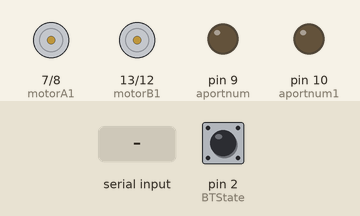
The sketch below on a simulated Arduino Uno, built with avr-gcc and run on an emulated ATmega328P. On the bench: motor-driver pin pairs drawn as motors (green arrow = first pin HIGH = forward, orange = second pin HIGH = backward, longer = more drive), output pins drawn as LEDs (lit = HIGH). Inputs (shaded band) come from the test bench; at power-on: pin 2 (BTState) HIGH.

Above: at 1.2 s.
1.3 s: "F" received over Serial
At 2.0 s:
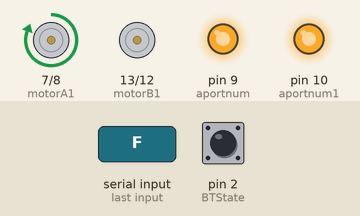
2.8 s: "G" received over Serial
At 3.2 s:
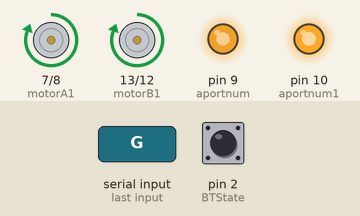
4.3 s: "I" received over Serial
At 5.5 s:
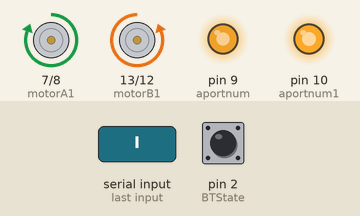
5.8 s: "B" received over Serial
At 6.7 s:
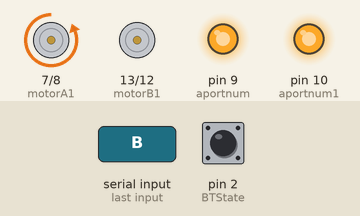
7.3 s: "H" received over Serial
At 7.8 s:
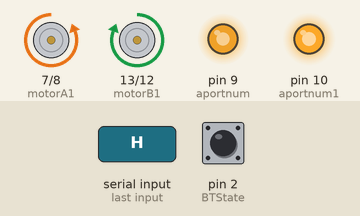
8.8 s: "J" received over Serial
At 10.2 s:
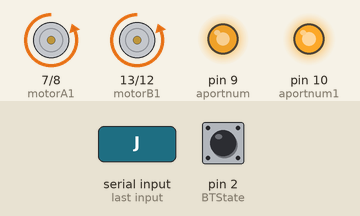
Timing chart, 0 to 11.3 s (numbered marks = the images above; inputs shaded):
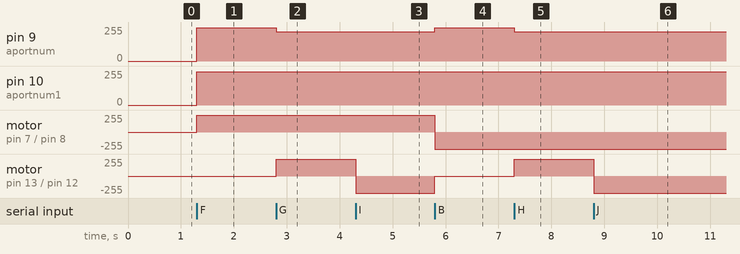

The sketch:

Project-in-C.ino
```cpp
//  forward=7 backward=8 apportnum=9 left=13 right12 apportnum1=10

  int motorA1  = 7;  // Pin  2 of L293
  int motorA2  = 8;  // Pin  7 of L293
  int motorB1  = 13; // Pin 10 of L293
  int motorB2  = 12;  // Pin 14 of L293
  int BTState = 2;
  int state;
  int vspeed=220;     // Default speed, from 0 to 255
  int aportnum=9;
  int aportnum1=10;
  int fullspeed=250;

void setup() {
    // Set pins as outputs:
    pinMode(motorA1, OUTPUT);
    pinMode(motorA2, OUTPUT);
    pinMode(motorB1, OUTPUT);
    pinMode(motorB2, OUTPUT);
    pinMode(aportnum,OUTPUT);
    pinMode(aportnum1,OUTPUT);
    pinMode(BTState, INPUT);
    // Initialize serial communication at 9600 bits per second:
    Serial.begin(9600);
}

void loop() {
 //Stop car when connection lost or bluetooth disconnected
     if(digitalRead(BTState)==LOW) { state='S'; }

  //Save income data to variable 'state'
    if(Serial.available() > 0)
    {
      state = Serial.read();
    }

  /***********************Forward****************************/
  //If state is equal with letter 'F', car will go forward!
    if (state == 'F')
    {
      analogWrite(aportnum,fullspeed);
      analogWrite(aportnum1,fullspeed);
      digitalWrite(motorB1, LOW);
      digitalWrite(motorB2, LOW);
      digitalWrite(motorA2, LOW);
      digitalWrite(motorA1, HIGH);
    }
  /**********************Forward Left************************/
  //If state is equal with letter 'G', car will go forward left
    else if (state == 'G')
    {
      analogWrite(aportnum,vspeed);
      analogWrite(aportnum1,fullspeed);
      digitalWrite(motorA2, LOW);
      digitalWrite(motorA1, HIGH);
      digitalWrite(motorB2, LOW);
      digitalWrite(motorB1, HIGH);
    }
  /**********************Forward Right************************/
  //If state is equal with letter 'I', car will go forward right
    else if (state == 'I')
    {
      analogWrite(aportnum,vspeed);
      analogWrite(aportnum1,fullspeed);
      digitalWrite(motorB1, LOW);
      digitalWrite(motorB2, HIGH);
      digitalWrite(motorA2, LOW);
      digitalWrite(motorA1, HIGH);
    }
  /***********************Backward****************************/
  //If state is equal with letter 'B', car will go backward
    else if (state == 'B')
    {
      analogWrite(aportnum,fullspeed);
      analogWrite(aportnum1,fullspeed);
      digitalWrite(motorB1, LOW);
      digitalWrite(motorB2, LOW);
      digitalWrite(motorA1, LOW);
      digitalWrite(motorA2, HIGH);
    }
  /**********************Backward Left************************/
  //If state is equal with letter 'H', car will go backward left
    else if (state == 'H')
    {
      analogWrite(aportnum,vspeed);
      analogWrite(aportnum1,fullspeed);
      digitalWrite(motorB2, LOW);
      digitalWrite(motorB1, HIGH);
      digitalWrite(motorA1, LOW);
      digitalWrite(motorA2, HIGH);

    }
  /**********************Backward Right************************/
  //If state is equal with letter 'J', car will go backward right
    else if (state == 'J')
    {
      analogWrite(aportnum,vspeed);
      analogWrite(aportnum1,fullspeed);
      digitalWrite(motorA1, LOW);
      digitalWrite(motorA2, HIGH);
      digitalWrite(motorB1, LOW);
      digitalWrite(motorB2, HIGH);
    }
  /***************************Left*****************************/
  //If state is equal with letter 'L', wheels will turn left
    else if (state == 'L')
    {
      analogWrite(aportnum1,fullspeed);
      analogWrite(aportnum,fullspeed);
      digitalWrite(motorA1, LOW);
      digitalWrite(motorA2, LOW);
      digitalWrite(motorB2, LOW);
      digitalWrite(motorB1, HIGH);
    }
  /***************************Right*****************************/
  //If state is equal with letter 'R', wheels will turn right
    else if (state == 'R')
    {
      analogWrite(aportnum1,fullspeed);
      analogWrite(aportnum,fullspeed);
      digitalWrite(motorA1, LOW);
      digitalWrite(motorA2, LOW);
      digitalWrite(motorB1, LOW);
      digitalWrite(motorB2, HIGH);
    }
  /************************Stop*****************************/
  //If state is equal with letter 'S', stop the car
    else if (state == 'S')
    {
      analogWrite(aportnum,0);
      analogWrite(aportnum1,0);
      digitalWrite(motorA1, LOW);
      digitalWrite(motorA2, LOW);
      digitalWrite(motorB1, LOW);
      digitalWrite(motorB2, LOW);
    }
}
```

Measured:
- after the input at 1.3 s, pin 9 (aportnum), pin 10 (aportnum1): 0/255 → 250/255 at once; motor on pin 7 (motorA1) / pin 8 (motorA2): stopped → forward 255/255 at once
- after the input at 2.8 s, pin 9 (aportnum): 250/255 → 220/255 at once; motor on pin 13 (motorB1) / pin 12 (motorB2): stopped → forward 255/255 at once
- after the input at 4.3 s, motor on pin 13 (motorB1) / pin 12 (motorB2): forward 255/255 → backward 255/255 at once
- after the input at 5.8 s, pin 9 (aportnum): 220/255 → 250/255 at once; motor on pin 7 (motorA1) / pin 8 (motorA2): forward 255/255 → backward 255/255 at once; motor on pin 13 (motorB1) / pin 12 (motorB2): backward 255/255 → stopped at once
- after the input at 7.3 s, pin 9 (aportnum): 250/255 → 220/255 at once; motor on pin 13 (motorB1) / pin 12 (motorB2): stopped → forward 255/255 at once
- after the input at 8.8 s, motor on pin 13 (motorB1) / pin 12 (motorB2): forward 255/255 → backward 255/255 at once
